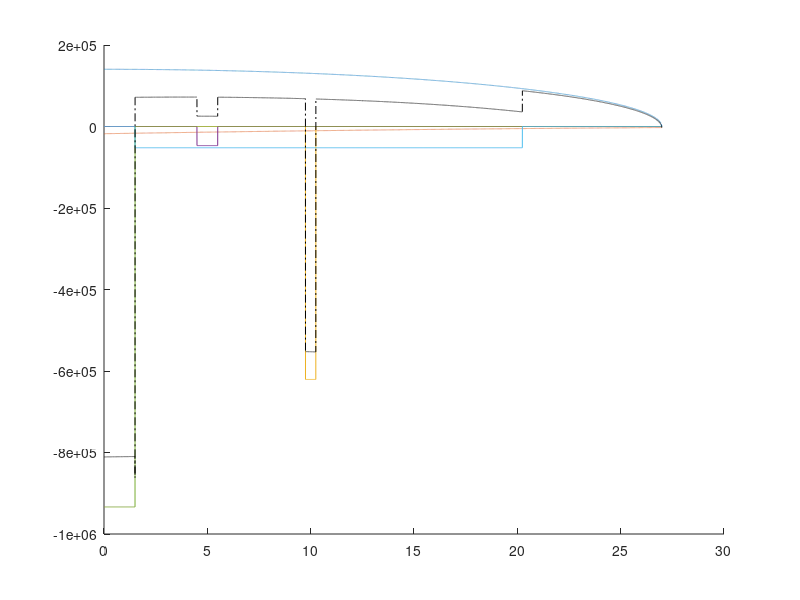

Reproduce this figure in MATLAB. (Note: this script raises an error after producing the figure.)
% This script calculates the bending moment and shear force distributions
% along the wing, assuming a simply supported beam and symmetric flight.
clear
clc
close all

load('ConceptualDesign.mat', 'W0', 'spanWing', 'cRootWing', 'cTipWing', 'components', 'taperWing', 'Thrustline_position')

% Discretising wing into sections
numSections = 1e4;
wing.chord = linspace(cTipWing, cRootWing, numSections);
wing.span = linspace(spanWing/2, 0, numSections);

fuelInTank = 1; % FRACTION OF FUEL LEFT IN WING TANKS (0-1)
Nz = 1.5*2.5; % ULTIMATE LOAD FACTOR

% Wing Lift (assuming no tail lift)
wing.lift = Nz*4*W0/(pi*spanWing)*sqrt(1 - (2*wing.span/spanWing).^2);

% Wing Self-weight (assumed quadratic variation)
wing.selfWeight =  Nz*6*0.5*components(1).weight/(spanWing*(taperWing^2 + taperWing + 1))*(wing.chord/cRootWing).^2;

% Wing Fuel Weight (currently assuming uniform from y=1.5m to 75% span)
fuseWingWidth = 1.5; %m
wing.fuelWeight = zeros(1, numSections);
[M1,I1] = min(abs(wing.span - 0.75*0.5*spanWing));
[M2,I2] = min(abs(wing.span - fuseWingWidth));
wing.fuelWeight(I1:I2) = fuelInTank*Nz*0.5*components(25).weight/(wing.span(I1) - wing.span(I2));

% Wing Engine + Nacelle Weight
enginePylonWidth = 0.5; %m
wing.engineWeight = zeros(1, numSections);
[M1,I1] = min(abs(wing.span - Thrustline_position(2) - 0.5*enginePylonWidth));
[M2,I2] = min(abs(wing.span - Thrustline_position(2) + 0.5*enginePylonWidth));
wing.engineWeight(I1:I2) = Nz*0.5*(components(7).weight + components(8).weight)/(wing.span(I1) - wing.span(I2));

% Wing Undercarriage Weight (currently assuming u/c @ y=5m)
ucSupportWidth = 1; %m
wing.ucWeight = zeros(1, numSections);
[M1,I1] = min(abs(wing.span - 5 - 0.5*ucSupportWidth));
[M2,I2] = min(abs(wing.span - 5 + 0.5*ucSupportWidth));
wing.ucWeight(I1:I2) = Nz*0.5*components(5).weight/(wing.span(I1) - wing.span(I2));

% Remaining Aircraft Weight (currently assuming between y=0m and y=1.5m)
wing.fuseWeight = zeros(1, numSections);
[M1,I1] = min(abs(wing.span - fuseWingWidth));
I2 = numSections;
wing.fuseWeight(I1:I2) = Nz*0.5*(W0 - components(1).weight - components(7).weight - components(5).weight -...
    components(8).weight - components(25).weight)/(wing.span(I1) - wing.span(I2));

% Overall Wing Loading
wing.loading = wing.lift - wing.selfWeight - wing.engineWeight - wing.ucWeight...
    - wing.fuelWeight - wing.fuseWeight;

% Calculating shear force and bending moment distributions
for i = 2:numSections
    wing.shearForce(i) = trapz(wing.span(1:i), wing.loading(1:i));
    wing.bendingMoment(i) = trapz(wing.span(1:i), wing.shearForce(1:i));
end

% Saving Workspace
save('WingDistributions.mat', 'wing')

% Plotting Results
fig1 = figure(1);
hold on
plot(wing.span, wing.lift, '--')
plot(wing.span, -wing.selfWeight, '--')
plot(wing.span, -wing.engineWeight, '-')
plot(wing.span, -wing.ucWeight, '-')
plot(wing.span, -wing.fuseWeight, '-')
plot(wing.span, -wing.fuelWeight, '-')
plot(wing.span, wing.loading, 'k-.')
legend('Lift', 'Self-weight', 'Engine Weight', 'Undercarriage Weight', 'Aircraft Weight',...
    'Fuel Weight', 'Overall Loading Distribution', 'Location', ' Southeast')
ylabel('Loading Distribution (N/m)')
xlabel('Wing Spanwise Coordinate y (m)')
title('Wing Vertical Loading Distribution')
grid minor
fig1.Units = 'normalized';
fig1.Position = [0 0.3 1/3 0.5];


fig2 = figure(2);
hold on
plot(wing.span, wing.shearForce)
ylabel('Shear Force (N)')
xlabel('Wing Spanwise Coordinate y (m)')
title('Wing Vertical Shear Force Distribution')
grid minor
fig2.Units = 'normalized';
fig2.Position = [1/3 0.3 1/3 0.5];

fig3 = figure(3);
hold on
plot(wing.span, wing.bendingMoment)
ylabel('Bending Moment (Nm)')
xlabel('Wing Spanwise Coordinate y (m)')
title('Wing Bending Moment Distribution')
grid minor
fig3.Units = 'normalized';
fig3.Position = [2/3 0.3 1/3 0.5];
